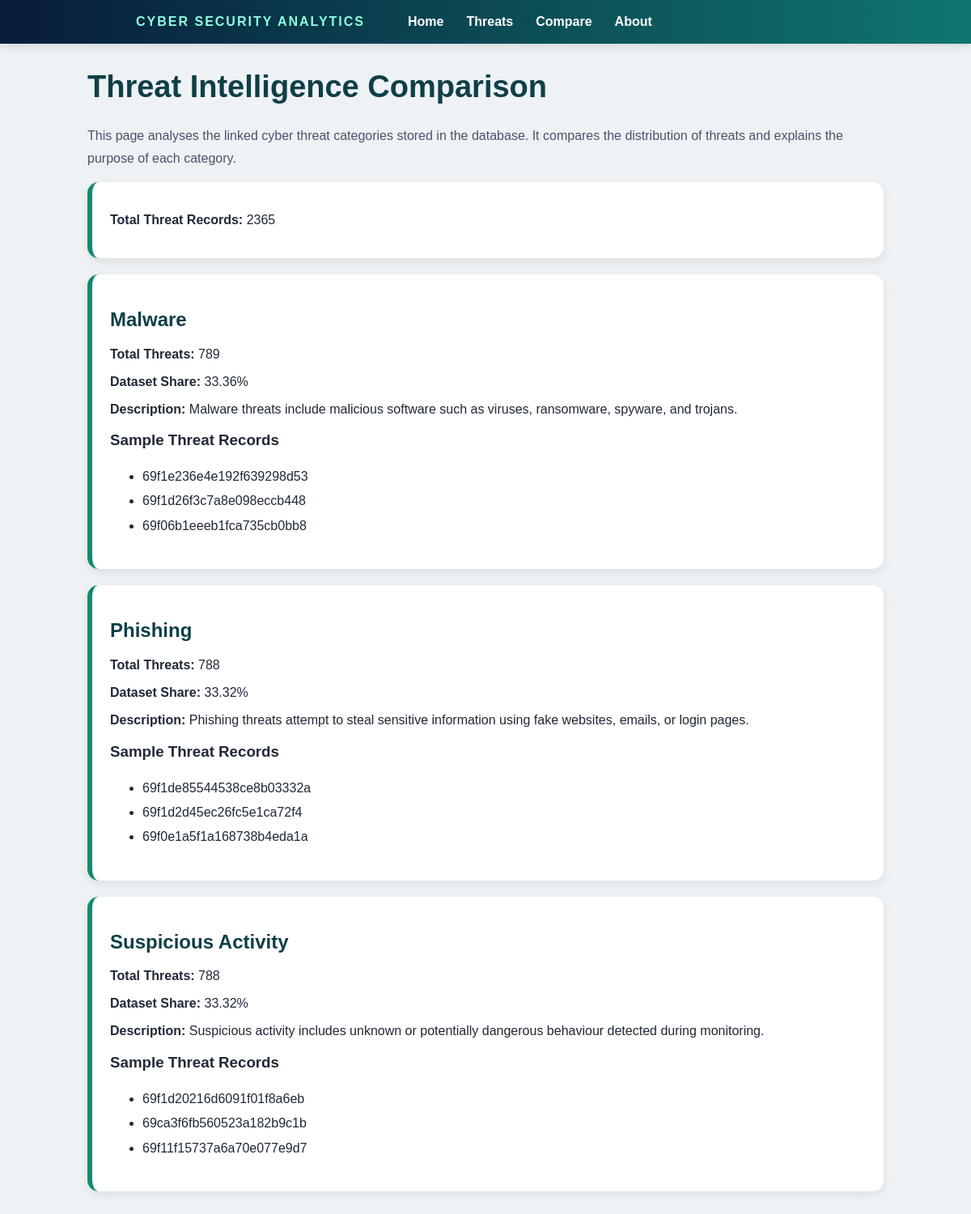
The page /compare on the database its author committed.
### models.py (models this page shows)
class ThreatCategory(db.Model):
    id = db.Column(db.Integer, primary_key=True)
    category_name = db.Column(db.String(100), nullable=False, unique=True)
    threats = db.relationship("ThreatIntel", backref="category", lazy=True)

class ThreatIntel(db.Model):
    id = db.Column(db.Integer, primary_key=True)
    threat_name = db.Column(db.String(200), nullable=False)
    source = db.Column(db.String(100))
    severity = db.Column(db.String(50))
    category_id = db.Column(db.Integer, db.ForeignKey("threat_category.id"))

### app.py (the view)
@app.route("/compare")
def compare():
    categories = ThreatCategory.query.all()
    total_threats = ThreatIntel.query.count()
    category_info = []
    for category in categories:
        threat_count = len(category.threats)
        percentage = round((threat_count / total_threats) * 100, 2)
        sample_threats = category.threats[:3]
        if category.category_name == "Malware":
            description = (
                "Malware threats include malicious software "
                "such as viruses, ransomware, spyware, "
                "and trojans."
            )
        elif category.category_name == "Phishing":
            description = (
                "Phishing threats attempt to steal sensitive "
                "information using fake websites, emails, "
                "or login pages."
            )
        else:
            description = (
                "Suspicious activity includes unknown or "
                "potentially dangerous behaviour detected "
                "during monitoring."
            )
        category_info.append({
            "name": category.category_name,
            "count": threat_count,
            "percentage": percentage,
            "description": description,
            "samples": sample_threats
        })
    return render_template(
        "compare.html",
        categories=category_info,
        total_threats=total_threats
    )

### templates/compare.html
{% extends "base.html" %}
{% block content %}
<h1>Threat Intelligence Comparison</h1>
<p class="page-description">
    This page analyses the linked cyber threat categories stored in the database.
    It compares the distribution of threats and explains the purpose of each category.
</p>
<div class="summary-box">
    <p>
        <strong>Total Threat Records:</strong>
        {{ total_threats }}
    </p>
</div>
{% for category in categories %}
<div class="threat-box">
    <h2>{{ category.name }}</h2>
    <p>
        <strong>Total Threats:</strong>
        {{ category.count }}
    </p>
    <p>
        <strong>Dataset Share:</strong>
        {{ category.percentage }}%
    </p>
    <p>
        <strong>Description:</strong>
        {{ category.description }}
    </p>
    <h3>Sample Threat Records</h3>
    <ul>
        {% for threat in category.samples %}
        <li>
            {{ threat.threat_name }}
        </li>
        {% endfor %}
    </ul>
</div>
{% endfor %}
{% endblock %}

### templates/base.html (shortened to what this page needs)
<!DOCTYPE html>
<html lang="en">
<head>
    <link rel="stylesheet" href="{{ url_for('static', filename='style.css') }}">
</head>
<body>
    <nav>
        <div class="nav-title">CYBER SECURITY ANALYTICS</div>
        <a href="/">Home</a>
        <a href="/threats">Threats</a>
        <a href="/compare">Compare</a>
        <a href="/about">About</a>
    </nav>
    <div class="container">
        {% block content %}
        {% endblock %}
    </div>
</body>
</html>

### static/style.css (style rules this page uses)
body { margin: 0; font-family: Arial, Helvetica, sans-serif; background: #eef2f5; color: #1f2937; }
nav { background: linear-gradient(to right, #081c3a, #0f766e); padding: 18px 14%; display: flex; gap: 28px; align-items: center; box-shadow: 0 2px 10px rgba(0,0,0,0.15); }
.nav-title { color: #8fffe0; font-weight: bold; letter-spacing: 2px; margin-right: 25px; }
nav a { color: white; text-decoration: none; font-weight: bold; }
.container { width: 82%; margin: 32px auto; }
h1, h2 { color: #0f3f46; }
h1 { font-size: 38px; }
.page-description { color: #475569; line-height: 1.7; }
.summary-card, .threat-box, .summary-box { background: white; border-left: 6px solid #0f8b75; border-radius: 14px; padding: 22px; margin-bottom: 20px; box-shadow: 0 4px 12px rgba(0,0,0,0.08); }
ul { line-height: 1.9; }

### rows shown on the page
ThreatCategory: name "Malware", count "789", percentage "33.36", description "Malware threats include malicious software such as viruses, ransomware, spyware, and trojans."
ThreatIntel: threat_name "69f1e236e4e192f639298d53"
ThreatIntel: threat_name "69f1d26f3c7a8e098eccb448"
ThreatIntel: threat_name "69f06b1eeeb1fca735cb0bb8"
ThreatCategory: name "Phishing", count "788", percentage "33.32", description "Phishing threats attempt to steal sensitive information using fake websites, emails, or login pages."
ThreatIntel: threat_name "69f1de85544538ce8b03332a"
ThreatIntel: threat_name "69f1d2d45ec26fc5e1ca72f4"
ThreatIntel: threat_name "69f0e1a5f1a168738b4eda1a"
ThreatCategory: name "Suspicious Activity", count "788", percentage "33.32", description "Suspicious activity includes unknown or potentially dangerous behaviour detected during monitoring."
ThreatIntel: threat_name "69f1d20216d6091f01f8a6eb"
ThreatIntel: threat_name "69ca3f6fb560523a182b9c1b"
ThreatIntel: threat_name "69f11f15737a6a70e077e9d7"

### other values the page prints
{{ total_threats }} "2365"
